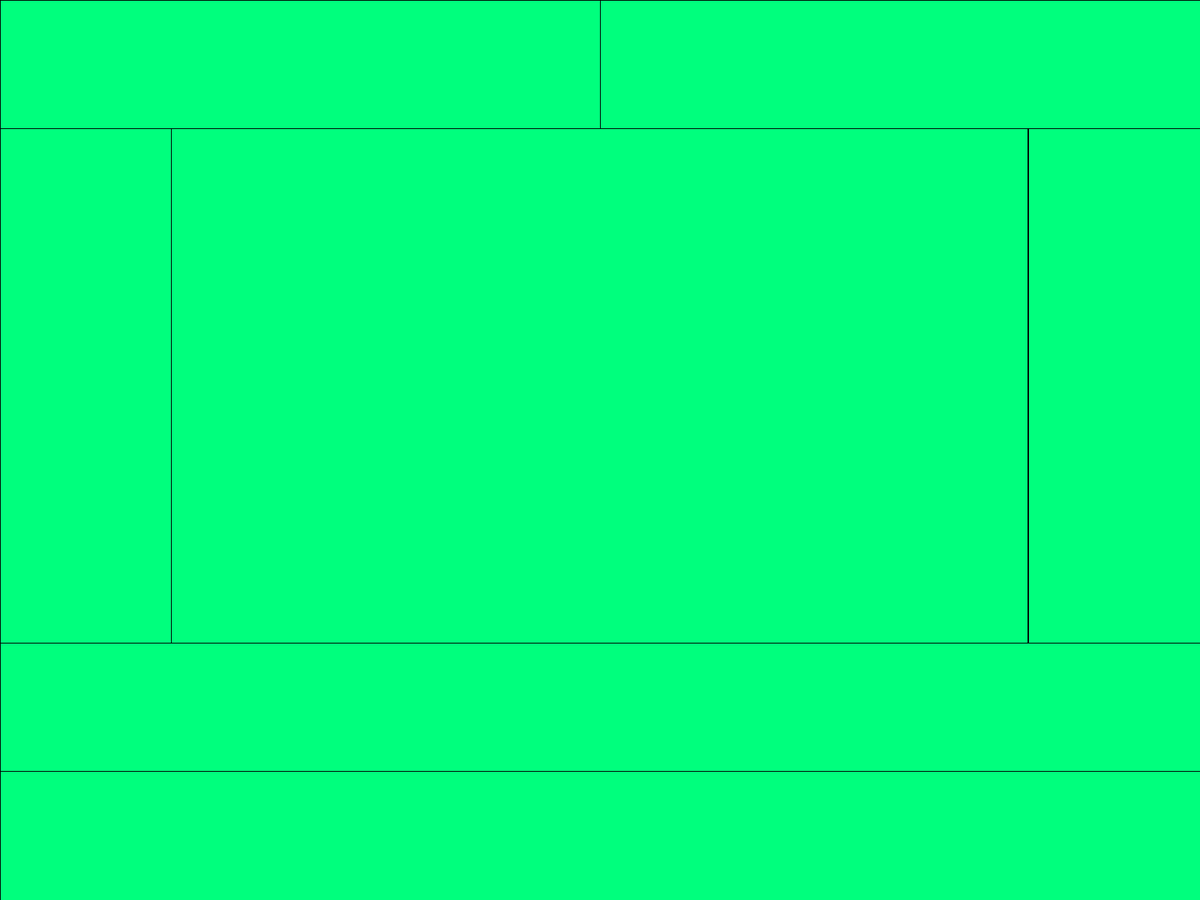
Frame 1 (no input)
Frame 60 (the mouse pressed at the canvas centre just before this capture): identical to frame 1, image omitted
Frame 120 (the mouse held since frame 60 and released just before this capture): identical to frame 1, image omitted

The Processing sketch that drew this single still picture (run headless with seeded random() and noise(); from frame 60 on, the mouse is pressed at the canvas centre):

// Processing sketch: sketch_171025a
// ── sketch_171025a.pde
// ReviewPieces for the 20 Images
/*
  Author: Matthew
  Date: 20171025
  Purpose: Review Processing
  - Laying out Rect() for GUI, in fullscreen
*/

// Global Variables


void setup () {
  fullScreen();
  print("Screen Dimensions" + "\n My Width is" + displayWidth + "\n My Height is" + displayHeight);

  //Coordinates for GUI
  fill(0,255,125);
  rect(displayWidth*0, displayHeight*0,displayWidth/2, displayHeight/7); // title
  rect(displayWidth/2, displayHeight*0, displayWidth/2, displayHeight/7); // instructions and quit button
  rect(displayWidth*0, displayHeight/7, displayWidth/6, displayHeight*5/7); 
  rect(displayWidth*6/7, displayHeight/7, displayWidth/6, displayHeight*5/7); // feedback
  rect(displayWidth/7, displayHeight/7, displayWidth*5/7, displayHeight*5/7); // images and feedback
  rect(displayWidth*0, displayHeight*5/7, displayWidth, displayHeight/7); // legend
  rect(displayWidth*0, displayHeight*6/7, displayWidth, displayHeight*6/7);
}

void draw () {

}

void mousePressed () {
  
}

void keyPressed () {

}
